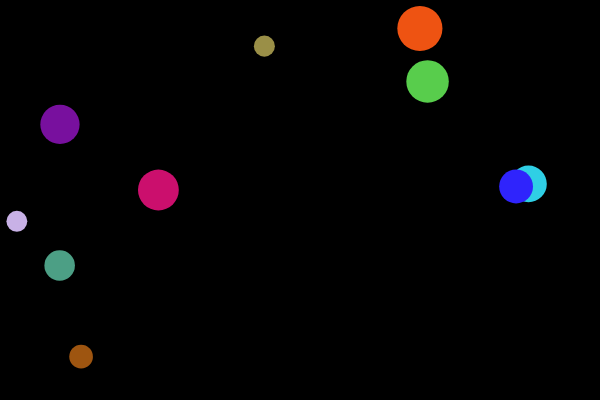
Frame 1 (no input)
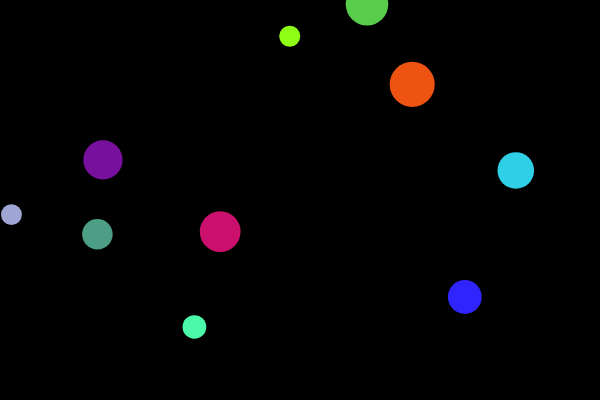
Frame 60 (no input)
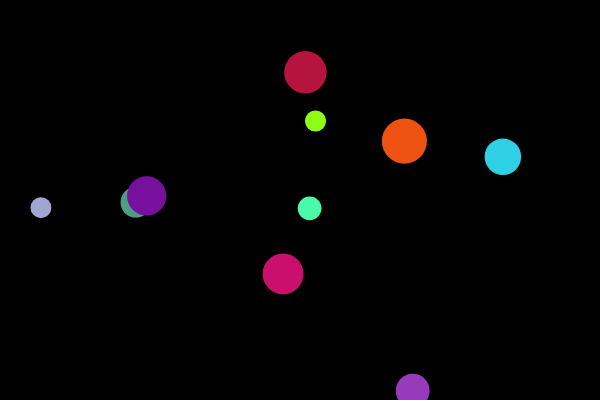
Frame 120 (the mouse pressed at the canvas centre since frame 60)

The p5.js sketch that drew these frames (run headless with seeded random() and noise() and a simulated clock; from frame 60 on, the mouse is pressed at the canvas centre):

// p5.js sketch
// ── sketch.js
let bubbles = [];

function setup() {
  createCanvas(600, 400);
  for (let i = 0; i < 10; i++) {
    bubbles.push(new Bubble(random(width), random(height), random(20, 50)));
  }
}

function draw() {
  background(0);
  for (let bubble of bubbles) {
    bubble.move();
    bubble.checkEdges();
    bubble.display();
  }
}

class Bubble {
  constructor(x, y, size) {
    this.x = x;
    this.y = y;
    this.size = size;
    this.color = color(random(255), random(255), random(255)); 
    this.xSpeed = random(-2, 2); 
    this.ySpeed = random(-2, 2); 
  }

  move() {
    this.x += this.xSpeed; 
    this.y += this.ySpeed; 
  }

  checkEdges() {
    if (this.x < 0 || this.x > width) {
      this.xSpeed *= -1;
      this.changeColor();
    }
    if (this.y < 0 || this.y > height) {
      this.ySpeed *= -1; 
      this.changeColor();
    }
  }

  changeColor() {
    this.color = color(random(255), random(255), random(255));
  }

  display() {
    fill(this.color);
    noStroke();
    ellipse(this.x, this.y, this.size); 
  }
}
